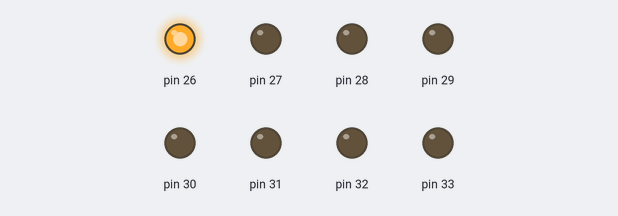
Simulated run of this sketch. Board: Arduino Mega 2560, built with avr-gcc and run on an emulated ATmega2560. On the bench: output pins drawn as LEDs (lit = HIGH).

Above: at 1.0 s.
At 2.2 s:
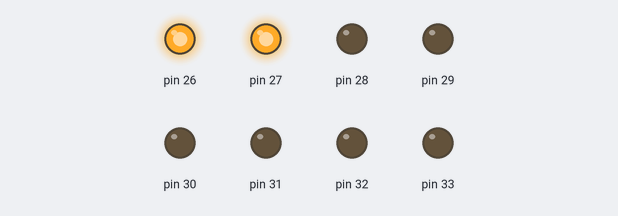
At 3.5 s:
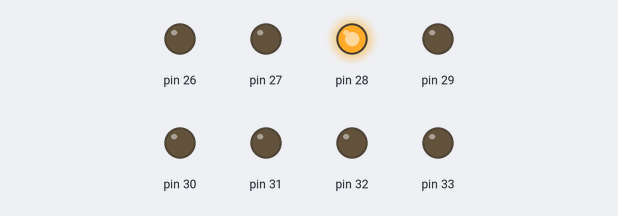
At 4.7 s:
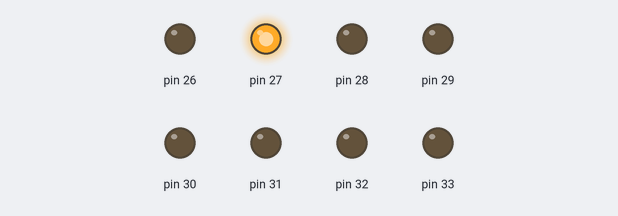
Timing chart, 0 to 6.5 s (numbered marks = the images above):
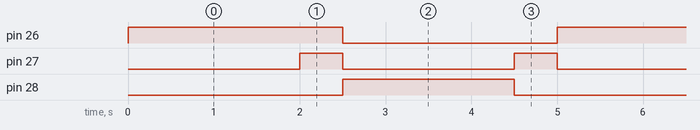

Measured:
- by itself, pin 26: alternates HIGH for 2.5 s and LOW for 2.5 s
- by itself, pin 27: alternates HIGH for 0.50 s and LOW for 2.0 s
- by itself, pin 28: alternates HIGH for 2.0 s and LOW for 3.0 s

The sketch:

G4Z2.ino
```cpp
void setup() {
  // put your setup code here, to run once:
  for(int i = 0; i < 8; i++)
  {
    pinMode(26+i, OUTPUT);
    digitalWrite(26+i, LOW);
  }

  Serial.begin(9600);


}

void loop() {
  // put your main code here, to run repeatedly:
  digitalWrite(26, HIGH);
  delay(2000);
  digitalWrite(27, HIGH);
  delay(500);
  digitalWrite(26, LOW);
  digitalWrite(27, LOW);
  digitalWrite(28, HIGH);
  delay(2000);
  digitalWrite(28, LOW);
  digitalWrite(27, HIGH);
  delay(500);
  digitalWrite(27, LOW);


}
```
